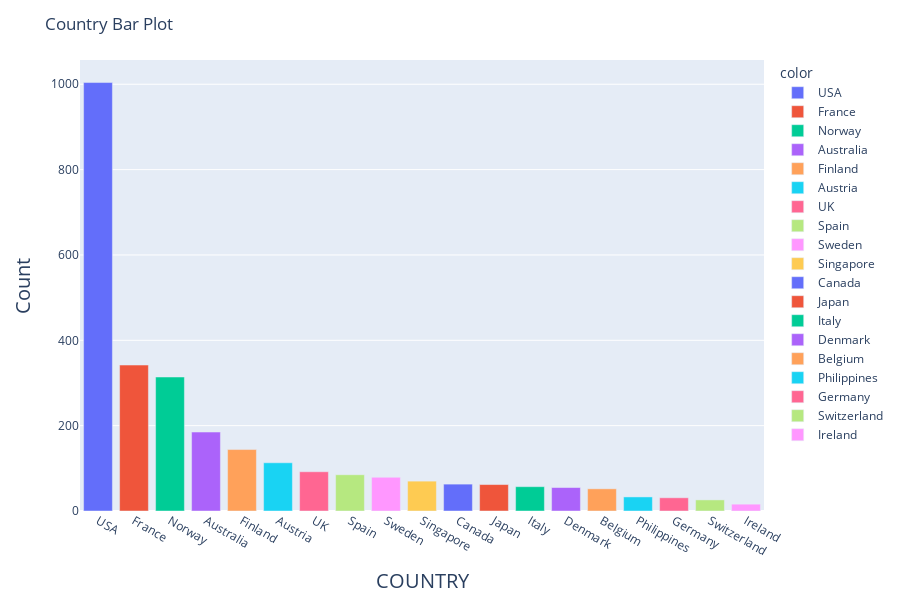

Source (notebook cell):
### Code cell
def barplot_visualization(x):
    '''
    Function to visulize the count of items in a given column
    '''
    #fig = plt.figure(figsize=(12,6))
    fig = px.bar(x=df[x].unique(), y=df[x].value_counts(), height=600, color=df[x].unique(),
                 labels={x:x}
                )
    fig.update_layout(yaxis=dict(title_text='Count', titlefont=dict(size=20)), 
                      xaxis=dict(title_text=x, titlefont=dict(size=20)),
                      title_text=x[0]+ x[1:].lower() +' Bar Plot'
                     )
    fig.show()

g = barplot_visualization('COUNTRY')

### Figure 1 — Plotly figure (JSON) as saved in the notebook; plotly's stock layout.template omitted (floating-point values rounded to 4 significant figures)
{"data": [{"alignmentgroup": "True", "hovertemplate": "color=USA<br>x=%{x}<br>y=%{y}<extra></extra>", "legendgroup": "USA", "marker": {"color": "#636efa"}, "name": "USA", "offsetgroup": "USA", "orientation": "v", "showlegend": true, "textposition": "auto", "type": "bar", "x": ["USA"], "xaxis": "x", "y": [1004], "yaxis": "y"}, {"alignmentgroup": "True", "hovertemplate": "color=France<br>x=%{x}<br>y=%{y}<extra></extra>", "legendgroup": "France", "marker": {"color": "#EF553B"}, "name": "France", "offsetgroup": "France", "orientation": "v", "showlegend": true, "textposition": "auto", "type": "bar", "x": ["France"], "xaxis": "x", "y": [342], "yaxis": "y"}, {"alignmentgroup": "True", "hovertemplate": "color=Norway<br>x=%{x}<br>y=%{y}<extra></extra>", "legendgroup": "Norway", "marker": {"color": "#00cc96"}, "name": "Norway", "offsetgroup": "Norway", "orientation": "v", "showlegend": true, "textposition": "auto", "type": "bar", "x": ["Norway"], "xaxis": "x", "y": [314], "yaxis": "y"}, {"alignmentgroup": "True", "hovertemplate": "color=Australia<br>x=%{x}<br>y=%{y}<extra></extra>", "legendgroup": "Australia", "marker": {"color": "#ab63fa"}, "name": "Australia", "offsetgroup": "Australia", "orientation": "v", "showlegend": true, "textposition": "auto", "type": "bar", "x": ["Australia"], "xaxis": "x", "y": [185], "yaxis": "y"}, {"alignmentgroup": "True", "hovertemplate": "color=Finland<br>x=%{x}<br>y=%{y}<extra></extra>", "legendgroup": "Finland", "marker": {"color": "#FFA15A"}, "name": "Finland", "offsetgroup": "Finland", "orientation": "v", "showlegend": true, "textposition": "auto", "type": "bar", "x": ["Finland"], "xaxis": "x", "y": [144], "yaxis": "y"}, {"alignmentgroup": "True", "hovertemplate": "color=Austria<br>x=%{x}<br>y=%{y}<extra></extra>", "legendgroup": "Austria", "marker": {"color": "#19d3f3"}, "name": "Austria", "offsetgroup": "Austria", "orientation": "v", "showlegend": true, "textposition": "auto", "type": "bar", "x": ["Austria"], "xaxis": "x", "y": [113], "yaxis": "y"}, {"alignmentgroup": "True", "hovertemplate": "color=UK<br>x=%{x}<br>y=%{y}<extra></extra>", "legendgroup": "UK", "marker": {"color": "#FF6692"}, "name": "UK", "offsetgroup": "UK", "orientation": "v", "showlegend": true, "textposition": "auto", "type": "bar", "x": ["UK"], "xaxis": "x", "y": [92], "yaxis": "y"}, {"alignmentgroup": "True", "hovertemplate": "color=Spain<br>x=%{x}<br>y=%{y}<extra></extra>", "legendgroup": "Spain", "marker": {"color": "#B6E880"}, "name": "Spain", "offsetgroup": "Spain", "orientation": "v", "showlegend": true, "textposition": "auto", "type": "bar", "x": ["Spain"], "xaxis": "x", "y": [85], "yaxis": "y"}, {"alignmentgroup": "True", "hovertemplate": "color=Sweden<br>x=%{x}<br>y=%{y}<extra></extra>", "legendgroup": "Sweden", "marker": {"color": "#FF97FF"}, "name": "Sweden", "offsetgroup": "Sweden", "orientation": "v", "showlegend": true, "textposition": "auto", "type": "bar", "x": ["Sweden"], "xaxis": "x", "y": [79], "yaxis": "y"}, {"alignmentgroup": "True", "hovertemplate": "color=Singapore<br>x=%{x}<br>y=%{y}<extra></extra>", "legendgroup": "Singapore", "marker": {"color": "#FECB52"}, "name": "Singapore", "offsetgroup": "Singapore", "orientation": "v", "showlegend": true, "textposition": "auto", "type": "bar", "x": ["Singapore"], "xaxis": "x", "y": [70], "yaxis": "y"}, {"alignmentgroup": "True", "hovertemplate": "color=Canada<br>x=%{x}<br>y=%{y}<extra></extra>", "legendgroup": "Canada", "marker": {"color": "#636efa"}, "name": "Canada", "offsetgroup": "Canada", "orientation": "v", "showlegend": true, "textposition": "auto", "type": "bar", "x": ["Canada"], "xaxis": "x", "y": [63], "yaxis": "y"}, {"alignmentgroup": "True", "hovertemplate": "color=Japan<br>x=%{x}<br>y=%{y}<extra></extra>", "legendgroup": "Japan", "marker": {"color": "#EF553B"}, "name": "Japan", "offsetgroup": "Japan", "orientation": "v", "showlegend": true, "textposition": "auto", "type": "bar", "x": ["Japan"], "xaxis": "x", "y": [62], "yaxis": "y"}, {"alignmentgroup": "True", "hovertemplate": "color=Italy<br>x=%{x}<br>y=%{y}<extra></extra>", "legendgroup": "Italy", "marker": {"color": "#00cc96"}, "name": "Italy", "offsetgroup": "Italy", "orientation": "v", "showlegend": true, "textposition": "auto", "type": "bar", "x": ["Italy"], "xaxis": "x", "y": [57], "yaxis": "y"}, {"alignmentgroup": "True", "hovertemplate": "color=Denmark<br>x=%{x}<br>y=%{y}<extra></extra>", "legendgroup": "Denmark", "marker": {"color": "#ab63fa"}, "name": "Denmark", "offsetgroup": "Denmark", "orientation": "v", "showlegend": true, "textposition": "auto", "type": "bar", "x": ["Denmark"], "xaxis": "x", "y": [55], "yaxis": "y"}, {"alignmentgroup": "True", "hovertemplate": "color=Belgium<br>x=%{x}<br>y=%{y}<extra></extra>", "legendgroup": "Belgium", "marker": {"color": "#FFA15A"}, "name": "Belgium", "offsetgroup": "Belgium", "orientation": "v", "showlegend": true, "textposition": "auto", "type": "bar", "x": ["Belgium"], "xaxis": "x", "y": [52], "yaxis": "y"}, {"alignmentgroup": "True", "hovertemplate": "color=Philippines<br>x=%{x}<br>y=%{y}<extra></extra>", "legendgroup": "Philippines", "marker": {"color": "#19d3f3"}, "name": "Philippines", "offsetgroup": "Philippines", "orientation": "v", "showlegend": true, "textposition": "auto", "type": "bar", "x": ["Philippines"], "xaxis": "x", "y": [33], "yaxis": "y"}, {"alignmentgroup": "True", "hovertemplate": "color=Germany<br>x=%{x}<br>y=%{y}<extra></extra>", "legendgroup": "Germany", "marker": {"color": "#FF6692"}, "name": "Germany", "offsetgroup": "Germany", "orientation": "v", "showlegend": true, "textposition": "auto", "type": "bar", "x": ["Germany"], "xaxis": "x", "y": [31], "yaxis": "y"}, {"alignmentgroup": "True", "hovertemplate": "color=Switzerland<br>x=%{x}<br>y=%{y}<extra></extra>", "legendgroup": "Switzerland", "marker": {"color": "#B6E880"}, "name": "Switzerland", "offsetgroup": "Switzerland", "orientation": "v", "showlegend": true, "textposition": "auto", "type": "bar", "x": ["Switzerland"], "xaxis": "x", "y": [26], "yaxis": "y"}, {"alignmentgroup": "True", "hovertemplate": "color=Ireland<br>x=%{x}<br>y=%{y}<extra></extra>", "legendgroup": "Ireland", "marker": {"color": "#FF97FF"}, "name": "Ireland", "offsetgroup": "Ireland", "orientation": "v", "showlegend": true, "textposition": "auto", "type": "bar", "x": ["Ireland"], "xaxis": "x", "y": [16], "yaxis": "y"}], "layout": {"barmode": "relative", "height": 600, "legend": {"title": {"text": "color"}, "tracegroupgap": 0}, "margin": {"t": 60}, "title": {"text": "Country Bar Plot"}, "xaxis": {"anchor": "y", "domain": [0, 1], "title": {"font": {"size": 20}, "text": "COUNTRY"}}, "yaxis": {"anchor": "x", "domain": [0, 1], "title": {"font": {"size": 20}, "text": "Count"}}}}
